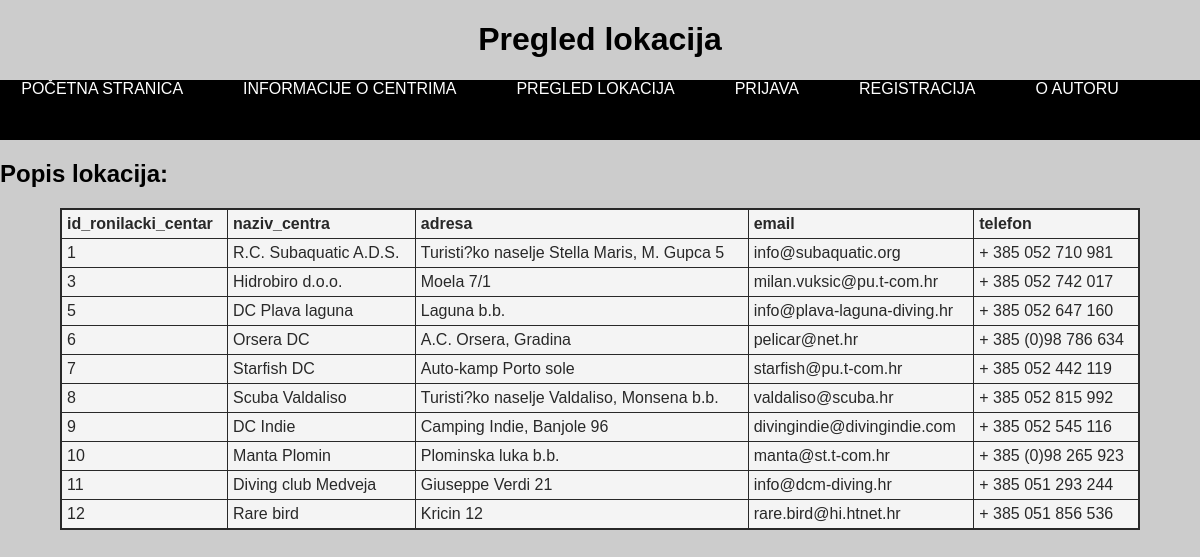
Page /WebDiP2018x115/inf_centri.php on the committed database.
### tables this page shows
CREATE TABLE `ronilacki_centar` (
  `id_ronilacki_centar` int(11) NOT NULL,
  `naziv_centra` varchar(45) NOT NULL,
  `adresa` varchar(45) NOT NULL,
  `email` varchar(45) NOT NULL,
  `telefon` varchar(45) NOT NULL
);

### WebDiP2018x115/baza.class.php (called while the page is built, shortened)
<?php
class Baza {
    private $veza = null;
    function spojiDB() {
        $this->veza = new mysqli(self::server, self::korisnik, self::lozinka, self::baza);
        $this->veza->set_charset("utf8");
        return $this->veza;
    }
    function selectDB($upit) {
        $rezultat = $this->veza->query($upit);
        return $rezultat;
    }
}
?>

### WebDiP2018x115/inf_centri.php (the view, shortened to what this page needs)
<?php
include("baza.class.php");
$baza = new Baza();
$baza->spojiDB();
?>
<!DOCTYPE html>
<html>
    <head>
        <link href="main_css.css" rel="stylesheet" type="text/css">
    </head>
    <body>
        <header>
            <h1>Pregled lokacija</h1>
        </header>
        <nav >
                <?php
                if ($_SESSION["uloga"] == 0) {
                    echo "<a class=razmak href=index.php>Početna stranica</a>";
                    echo "<a class=razmak href=inf_centri.php>Informacije o centrima</a>";
                    echo "<a class=razmak href=pregled_lokacija.php>Pregled lokacija</a>";
                    echo "<a class=razmak href=login.php>Prijava</a>";
                    echo "<a class=razmak href=registracija.php>Registracija</a>";
                    echo "<a class=razmak href=o_autoru.html>O autoru</a>";
                }
                ?>
            </nav>
        <h2>Popis lokacija: </h2>
        <?php
        $tablica = "";
        $tablica .= "<table>";
        $tablica .= "<tr>";
        $tablica .= "<th>id_ronilacki_centar</th>";
        $tablica .= "<th>naziv_centra</th>";
        $tablica .= "<th>adresa</th>";
        $tablica .= "<th>email</th>";
        $tablica .= "<th>telefon</th>";
        $tablica .= "</tr>";
        $lista = array();
        $upit = "SELECT id_ronilacki_centar,naziv_centra,adresa,email,telefon FROM ronilacki_centar ORDER BY id_ronilacki_centar";
        $rezultat = $baza->selectDB($upit);
        while ($red = $rezultat->fetch_assoc()) {
            $lista[] = array(
                "id_ronilacki_centar" => $red["id_ronilacki_centar"],
                "naziv_centra" => $red["naziv_centra"],
                "adresa" => $red["adresa"],
                "email" => $red["email"],
                "telefon" => $red["telefon"],
            );
        }
        for ($i = 0; $i < count($lista); $i++) {
            $tablica .= "<tr>";
            $tablica .= "<td>" . $lista[$i]["id_ronilacki_centar"] . "</td>";
            $tablica .= "<td>" . $lista[$i]["naziv_centra"] . "</td>";
            $tablica .= "<td>" . $lista[$i]["adresa"] . "</td>";
            $tablica .= "<td>" . $lista[$i]["email"] . "</td>";
            $tablica .= "<td>" . $lista[$i]["telefon"] . "</td>";
            $tablica .= "</tr>";
        }
        $tablica .= "</table>";
        $tablica .= "</form>";
        echo $tablica;
        ?>

### WebDiP2018x115/main_css.css (style rules this page uses)
body { background: white; color: black; font-family: "Arial"; margin:0; background-color: #cccccc; }
nav { height: 60px; background: black; text-align: center; overflow: hidden; }
nav a { color: white; padding-right: 60px; text-decoration: none; text-transform: uppercase; font-weight: 200; }
header { font-stretch: expanded; text-align: center; }
table { border: 2px solid black; background-color: ghostwhite; font-family:sans-serif; width: 90%; margin: 20px; background: white; opacity: 0.8; margin-left: auto; margin-right: auto; border-collapse: collapse; }
td, th { border: 1px solid; text-align: left; padding: 5px; }

### rows in the picture
ronilacki_centar: id_ronilacki_centar "1", naziv_centra "R.C. Subaquatic A.D.S.", adresa "Turisti?ko naselje Stella Maris, M. Gupca 5", email "info@subaquatic.org", telefon "+ 385 052 710 981"
ronilacki_centar: id_ronilacki_centar "3", naziv_centra "Hidrobiro d.o.o.", adresa "Moela 7/1", email "milan.vuksic@pu.t-com.hr", telefon "+ 385 052 742 017"
ronilacki_centar: id_ronilacki_centar "5", naziv_centra "DC Plava laguna", adresa "Laguna b.b.", email "info@plava-laguna-diving.hr", telefon "+ 385 052 647 160"
ronilacki_centar: id_ronilacki_centar "6", naziv_centra "Orsera DC", adresa "A.C. Orsera, Gradina", email "pelicar@net.hr", telefon "+ 385 (0)98 786 634"
ronilacki_centar: id_ronilacki_centar "7", naziv_centra "Starfish DC", adresa "Auto-kamp Porto sole", email "starfish@pu.t-com.hr", telefon "+ 385 052 442 119"
ronilacki_centar: id_ronilacki_centar "8", naziv_centra "Scuba Valdaliso", adresa "Turisti?ko naselje Valdaliso, Monsena b.b.", email "valdaliso@scuba.hr", telefon "+ 385 052 815 992"
ronilacki_centar: id_ronilacki_centar "9", naziv_centra "DC Indie", adresa "Camping Indie, Banjole 96", email "divingindie@divingindie.com", telefon "+ 385 052 545 116"
ronilacki_centar: id_ronilacki_centar "10", naziv_centra "Manta Plomin", adresa "Plominska luka b.b.", email "manta@st.t-com.hr", telefon "+ 385 (0)98 265 923"
ronilacki_centar: id_ronilacki_centar "11", naziv_centra "Diving club Medveja", adresa "Giuseppe Verdi 21", email "info@dcm-diving.hr", telefon "+ 385 051 293 244"
ronilacki_centar: id_ronilacki_centar "12", naziv_centra "Rare bird", adresa "Kricin 12", email "rare.bird@hi.htnet.hr", telefon "+ 385 051 856 536"
